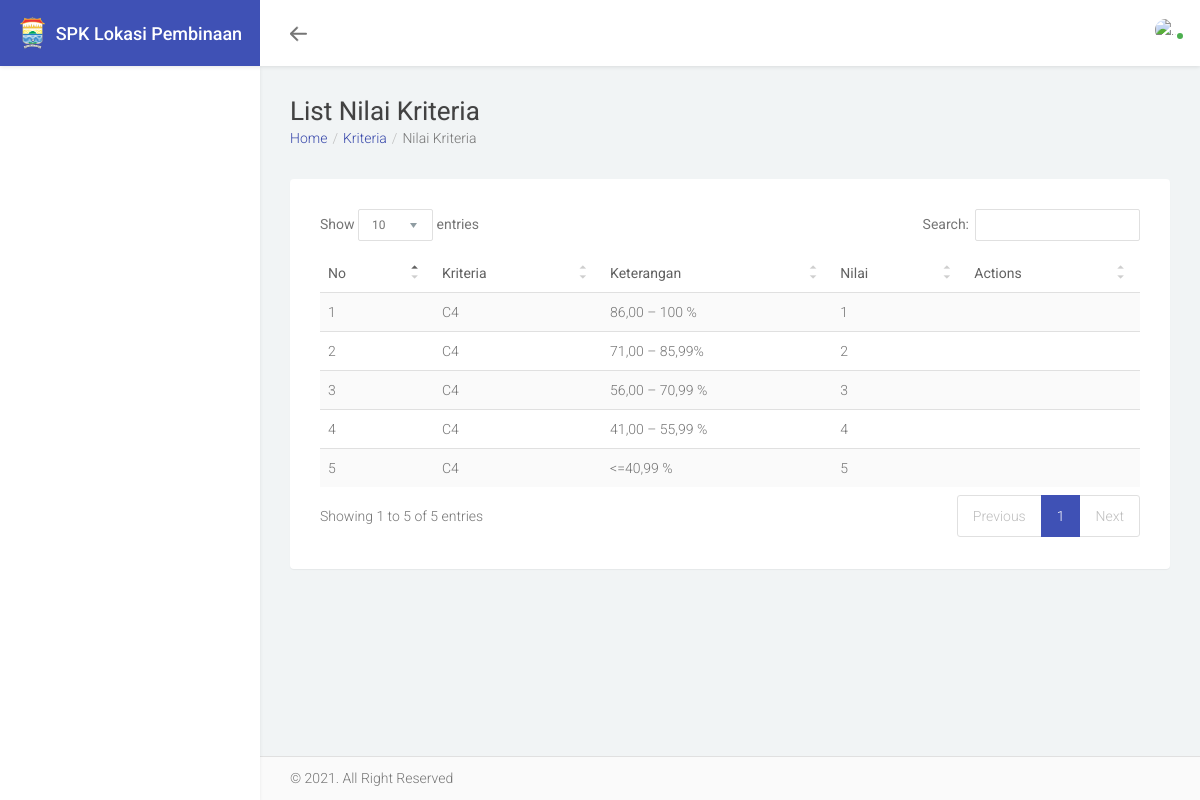
/criterion_values/4, run on the app's committed database.
### tables this page shows
CREATE TABLE `nilai_kriteria` (
  `id` int(11) NOT NULL,
  `id_kriteria` int(50) DEFAULT NULL,
  `keterangan` varchar(255) DEFAULT NULL,
  `nilai_awal` double(18,2) DEFAULT NULL,
  `nilai_akhir` double(18,2) DEFAULT NULL,
  `nilai` int(11) DEFAULT NULL
);

CREATE TABLE `kriteria` (
  `id` int(11) NOT NULL,
  `kode_kriteria` varchar(100) DEFAULT NULL,
  `nama_kriteria` varchar(255) DEFAULT NULL,
  `jenis_kriteria` varchar(50) DEFAULT NULL,
  `bobot` double(18,2) DEFAULT NULL,
  `keterangan` text DEFAULT NULL
);

### application/controllers/CriterionValueController.php (called while the page is built, shortened)
<?php
class CriterionValueController extends CI_Controller {
    function __construct()
    {
        $this->load->model(['CriterionValueModel']);
    }
	public function index($id)
	{
        $data['criterion_values'] = $this->CriterionValueModel->getWithBuilder($id)->result();
        $this->load->view('templates/header');
		$this->load->view('criterion_value/index', $data);
        $this->load->view('templates/footer');
	}
}

### index.php (called while the page is built, shortened)
<?php
require_once BASEPATH.'core/CodeIgniter.php';

### application/models/CriterionValueModel.php (called while the page is built, shortened)
<?php
class CriterionValueModel extends CI_Model
{
    public function getWithBuilder($id)
    {
        return $this->db->query("SELECT nilai_kriteria.*, kriteria.kode_kriteria AS kode_kriteria FROM nilai_kriteria JOIN kriteria ON nilai_kriteria.id_kriteria = kriteria.id WHERE nilai_kriteria.id_kriteria = $id");
    }
}

### application/views/criterion_value/index.php (the view, shortened to what this page needs)
<div class="page">
    <div class="page-header">
        <h1 class="page-title">List Nilai Kriteria</h1>
        <ol class="breadcrumb">
            <li class="breadcrumb-item"><a href="<?php echo base_url('home') ?>">Home</a></li>
            <li class="breadcrumb-item"><a href="<?php echo base_url('criteria'); ?>">Kriteria</a></li>
            <li class="breadcrumb-item active">Nilai Kriteria</li>
        </ol>
    </div>
    <div class="page-content">
        <div class="panel">
            <div class="panel-body">
                <table class="table table-hover dataTable table-striped w-full" data-plugin="dataTable">
                    <thead>
                        <tr>
                            <th>No</th>
                            <th>Kriteria</th>
                            <th>Keterangan</th>
                            <th>Nilai</th>
                            <th>Actions</th>
                        </tr>
                    </thead>
                    <tbody>
                        <?php
                        $no = 0;
                        foreach ($criterion_values as $key => $value) {
                            $no++;
                        ?>
                            <tr>
                                <td><?php echo $no; ?></td>
                                <td><?php echo $value->kode_kriteria; ?></td>
                                <td><?php echo $value->keterangan; ?></td>
                                <td><?php echo $value->nilai; ?></td>
                                <td>
                                </td>
                            </tr>
                        <?php } ?>
                    </tbody>
                </table>
            </div>
        </div>
    </div>
</div>

### assets/examples/css/dashboard/v1.minfd53.css (style rules this page uses)
.dashboard .card,.dashboard .panel { height:-webkit-calc(100% - 30px);height:calc(100% - 30px);margin-bottom:30px }

### data on the page
nilai_kriteria: id_kriteria.kode_kriteria "C4", keterangan "86,00 – 100 %", nilai "1"
nilai_kriteria: id_kriteria.kode_kriteria "C4", keterangan "71,00 – 85,99%", nilai "2"
nilai_kriteria: id_kriteria.kode_kriteria "C4", keterangan "56,00 – 70,99 %", nilai "3"
nilai_kriteria: id_kriteria.kode_kriteria "C4", keterangan "41,00 – 55,99 %", nilai "4"
nilai_kriteria: id_kriteria.kode_kriteria "C4", keterangan "<=40,99 %", nilai "5"
